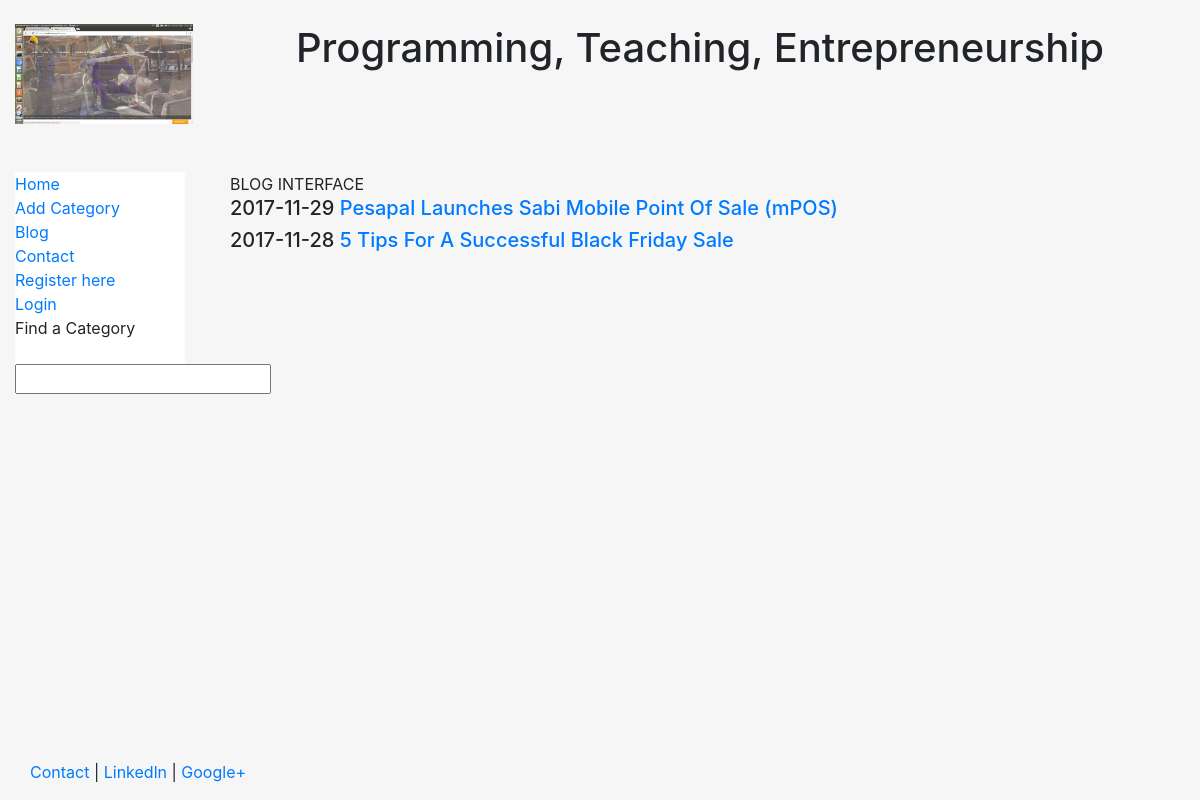
Screenshot of /blog/ with the database file from the repository.
### blog/models.py (models this page shows, shortened)
class Post(models.Model):
	title = models.CharField(max_length=140)
	body =  models.TextField()
	date = models.DateTimeField()
	image = models.ImageField(upload_to="blog/uploads/", blank=True)
	website = models.URLField(blank=True)

### blog/templates/blog/blog.html
{% extends "personal/header.html" %}
{% block content %}
BLOG INTERFACE
	{% for post in object_list %}
	<h5> {{ post.date|date:"Y-m-d" }} <a href="/blog/{{post.id}}">{{ post.title }}</a></h5>
	{% endfor %}
{% endblock %}

### personal/templates/personal/header.html (style rules this page uses)
html,body { height:100%; }

### rows the page displays
Post: date "2017-11-29", title "Pesapal Launches Sabi Mobile Point Of Sale (mPOS)"
Post: date "2017-11-28", title "5 Tips For A Successful Black Friday Sale"
